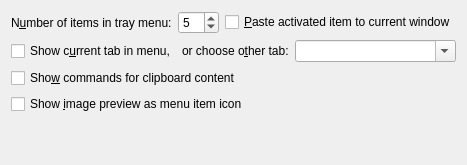
       <widget class="QWidget" name="tabTray">
        <attribute name="title">
         <string>&amp;Tray</string>
        </attribute>
        <layout class="QVBoxLayout" name="verticalLayout_4">
         <item>
          <layout class="QHBoxLayout" name="horizontalLayout_4">
           <item>
            <widget class="QLabel" name="label_9">
             <property name="text">
              <string>N&amp;umber of items in tray menu:</string>
             </property>
             <property name="buddy">
              <cstring>spinBoxTrayItems</cstring>
             </property>
            </widget>
           </item>
           <item>
            <widget class="QSpinBox" name="spinBoxTrayItems">
             <property name="toolTip">
              <string>Number of items in tray menu</string>
             </property>
             <property name="value">
              <number>5</number>
             </property>
            </widget>
           </item>
           <item>
            <widget class="QCheckBox" name="checkBoxPasteMenuItem">
             <property name="toolTip">
              <string>Paste item to current window after selecting it in menu.</string>
             </property>
             <property name="text">
              <string>&amp;Paste activated item to current window</string>
             </property>
            </widget>
           </item>
          </layout>
         </item>
         <item>
          <layout class="QHBoxLayout" name="horizontalLayout_8">
           <item>
            <widget class="QCheckBox" name="checkBoxMenuTabIsCurrent">
             <property name="toolTip">
              <string>Show items from current tab in content menu</string>
             </property>
             <property name="text">
              <string>Show c&amp;urrent tab in menu,</string>
             </property>
            </widget>
           </item>
           <item>
            <widget class="QLabel" name="label_24">
             <property name="text">
              <string>or choose o&amp;ther tab:</string>
             </property>
             <property name="buddy">
              <cstring>comboBoxMenuTab</cstring>
             </property>
            </widget>
           </item>
           <item>
            <widget class="QComboBox" name="comboBoxMenuTab">
             <property name="sizePolicy">
              <sizepolicy hsizetype="MinimumExpanding" vsizetype="Fixed">
               <horstretch>0</horstretch>
               <verstretch>0</verstretch>
              </sizepolicy>
             </property>
             <property name="toolTip">
              <string>Name of tab to show in tray menu (empty for the first tab)</string>
             </property>
             <property name="editable">
              <bool>true</bool>
             </property>
            </widget>
           </item>
          </layout>
         </item>
         <item>
          <widget class="QCheckBox" name="checkBoxTrayShowCommands">
           <property name="toolTip">
            <string>Show command for current clipboard content in tray menu.</string>
           </property>
           <property name="text">
            <string>Sho&amp;w commands for clipboard content</string>
           </property>
          </widget>
         </item>
         <item>
          <widget class="QCheckBox" name="checkBoxTrayImages">
           <property name="toolTip">
            <string>Show image preview next to menu items</string>
           </property>
           <property name="text">
            <string>Show &amp;image preview as menu item icon</string>
           </property>
          </widget>
         </item>
         <item>
          <spacer name="verticalSpacer_2">
           <property name="orientation">
            <enum>Qt::Vertical</enum>
           </property>
           <property name="sizeHint" stdset="0">
            <size>
             <width>20</width>
             <height>40</height>
            </size>
           </property>
          </spacer>
         </item>
        </layout>
       </widget>
